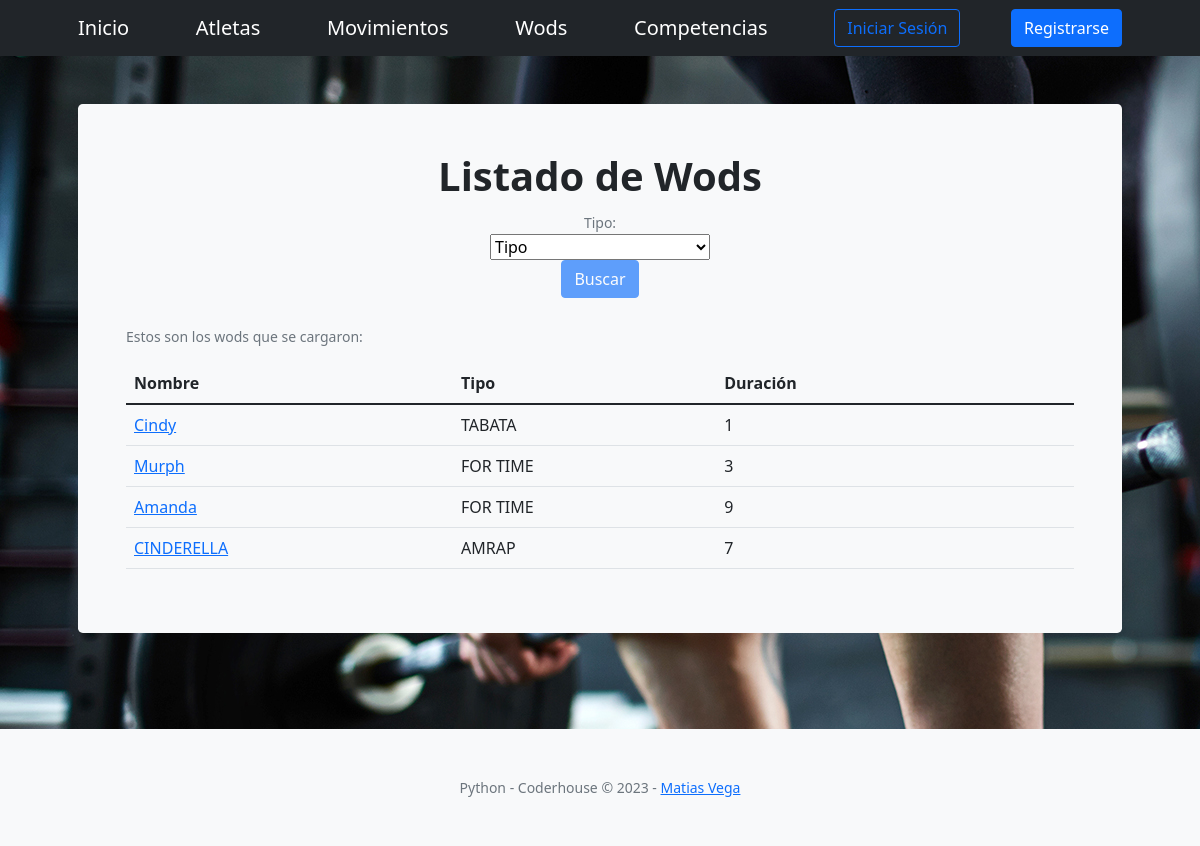
Before: /AppCoder/listaWods/ with the older database file.
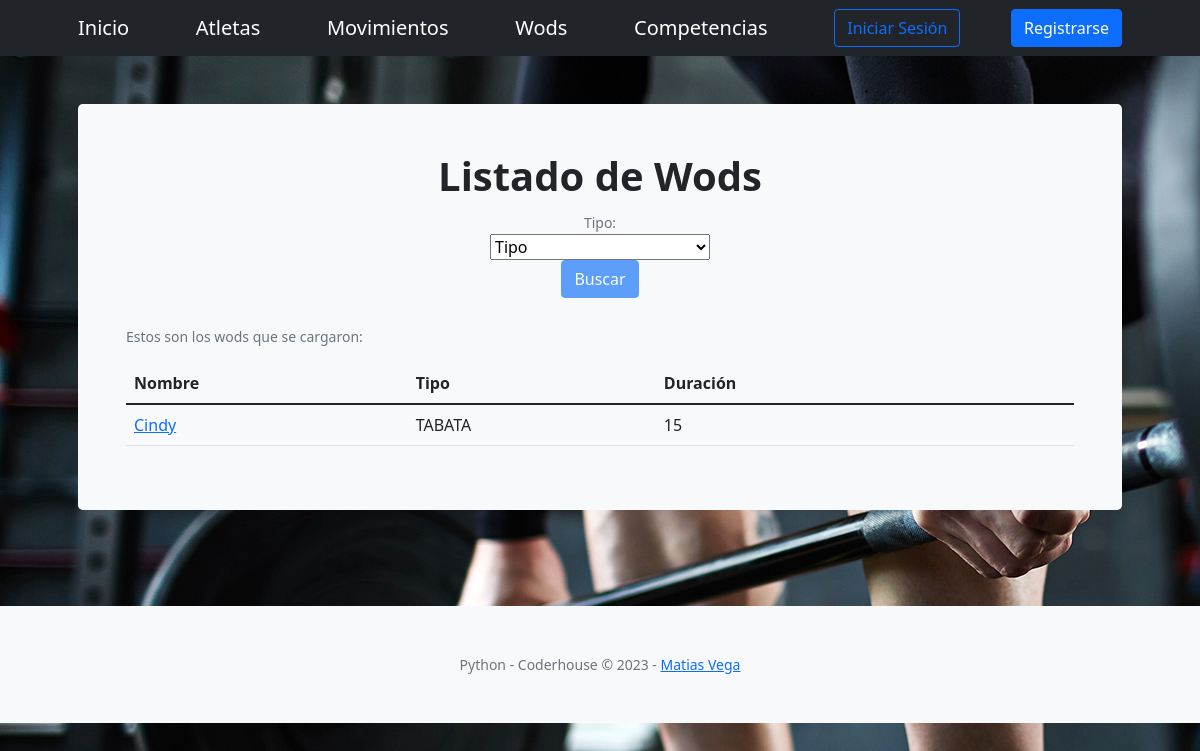
After: the same page with the newer database file.
### AppCoder/models.py (models this page shows, shortened)
class Wod(models.Model):
    nombre = models.CharField(max_length=40)
    duracion = models.IntegerField()
    tipo = models.CharField(
        max_length=10,
        choices= TIPOS,
        default='TABATA',
    )
    rondas = models.CharField(
        max_length=10,
        choices= RONDAS,
        default='Sin Rondas',
    )
    cantidad1 = models.IntegerField(blank=True, default=0)
    movimiento1 = models.ForeignKey(Movimiento, related_name='movimientos1', on_delete=models.CASCADE, blank=True, default= None)
    cantidad2 = models.IntegerField(null=True, blank=True, default=0)
    movimiento2 = models.ForeignKey(Movimiento, related_name='movimientos2', on_delete=models.CASCADE, null=True, blank=True, default= None)
    cantidad3 = models.IntegerField(blank=True, null=True, default=0)
    movimiento3 = models.ForeignKey(Movimiento, related_name='movimientos3', on_delete=models.CASCADE, null=True, blank=True, default= None)
    cantidad4 = models.IntegerField(blank=True, null=True, default=0)
    movimiento4 = models.ForeignKey(Movimiento, related_name='movimientos4', on_delete=models.CASCADE, null=True, blank=True, default= None)
    cantidad5 = models.IntegerField(blank=True, null=True, default=0)
    movimiento5 = models.ForeignKey(Movimiento, related_name='movimientos5', on_delete=models.CASCADE, null=True, blank=True, default= None)

### AppCoder/views.py (the view)
# urls.py: path("listaWods/", verWods, name = "Ver Wods"), # Todos los Wod
def verWods(request):
    listaWods = Wod.objects.all() # Obtengo todos los wods
    return render(request, "AppCoder/Wod/listaWods.html", {"listaWods": listaWods})

### AppCoder/templates/AppCoder/Wod/listaWods.html (shortened to what this page needs)
{% extends "AppCoder/padre.html" %}
{% block titulo %}
Listado de Wods
{% endblock %}
{% block botonera %}
<div class="container px-5 col-lg-4" >
  <form action="/AppCoder/filtrarWod/" id="formulario" method="GET">
      <label class="form-text">Tipo: </label>
      <select name="tipo" id="tipo" >
          <option value="">Tipo</option>
      </select>
      <br>
      <button class="btn btn-primary btn-xl" type="submit" id="enviar" disabled>Buscar</button>
  </form>
</div>
{% endblock %}
{% block formulario %}
<br>
<p class="form-text"> Estos son los wods que se cargaron: </p>
<table class="table">
    <thead>
      <tr>
        <th>Nombre</th>
        <th>Tipo</th>
        <th>Duración</th>
        <th> </th>
      </tr>
    </thead>
    <tbody>
      {% for x in listaWods %}
        <tr>
          <td>
          <a  href="{% url 'Filtrar Wod' x.nombre %}"  > {{ x.nombre }} </a> </td>
          <td>{{ x.tipo }}</td>
          <td>{{ x.duracion }}</td>
          <td>
            </td>
          <td>
          </td>
        </tr>
      {% endfor %}
    </tbody>
  </table>
{% endblock %}

Changed rows visible on the page:
removed Wod: nombre "Murph", tipo "FOR TIME", duracion "3"
removed Wod: nombre "Amanda", tipo "FOR TIME", duracion "9"
removed Wod: nombre "CINDERELLA", tipo "AMRAP", duracion "7"
changed Wod "Cindy": duracion "1" → "15"
